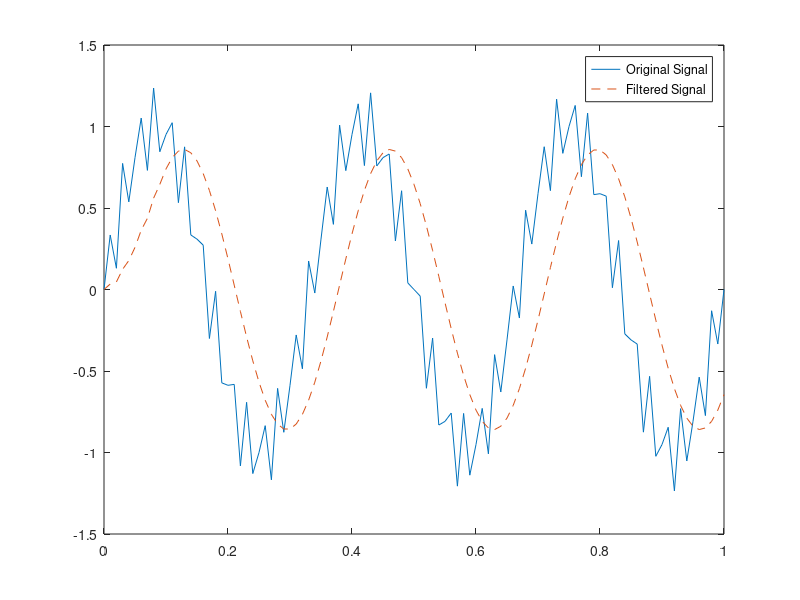

MATLAB code for this plot:
 fs = 100;                               % Sampling frequency
 t = 0:1/fs:1;                           % Time vector
 x = sin(2*pi*t*3)+.25*sin(2*pi*t*40);   % Input Signal
 b = ones(1,10)/10;  % 10 point averaging filter
 y = fftfilt(b,x);   % FIR filtering using overlap-add method
 plot(t,x,t,y,'--');
 legend('Original Signal','Filtered Signal')